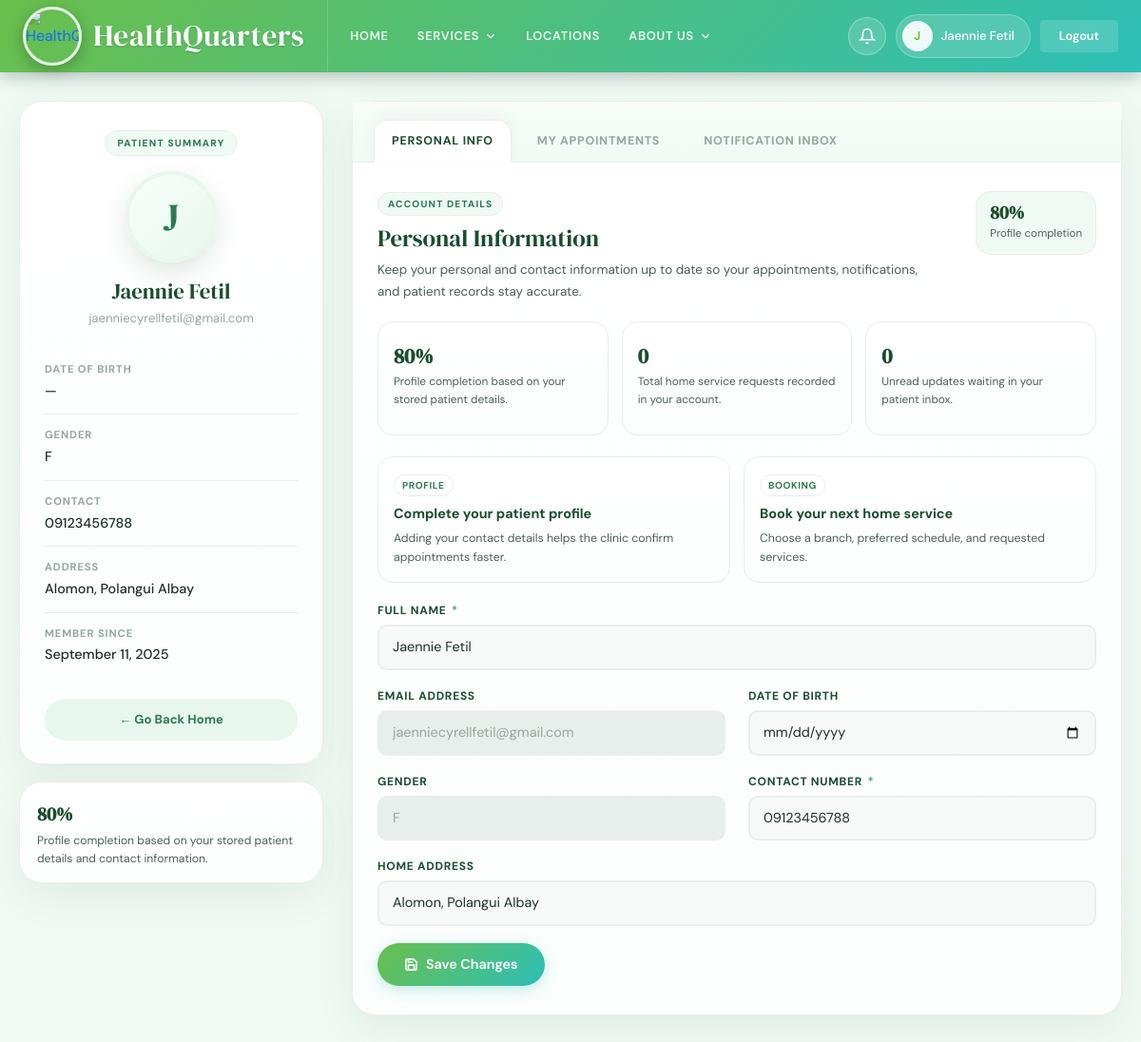
The app's page /profile.php (signed in) with its own data.
### tables this page shows
CREATE TABLE `users` (
  `user_id` int(11) NOT NULL,
  `fullname` varchar(100) NOT NULL,
  `email` varchar(100) NOT NULL,
  `password` varchar(255) NOT NULL,
  `address` text NOT NULL,
  `sex` char(1) NOT NULL,
  `contact_number` varchar(11) NOT NULL,
  `created_at` timestamp NOT NULL DEFAULT current_timestamp(),
  `role` enum('patient') NOT NULL DEFAULT 'patient',
  `age` int(11) DEFAULT NULL,
  `dob` date DEFAULT NULL
);

### profile.php (the view, shortened to what the rows shown need)
<?php
require __DIR__ . '/includes/profile/bootstrap.php';
?>
<!DOCTYPE html>
<html lang="en">
<head>
  <link href="https://cdn.jsdelivr.net/npm/bootstrap@5.3.2/dist/css/bootstrap.min.css" rel="stylesheet">
</head>
<body>
<nav class="topbar">
  <div class="topbar-inner">
    <div class="topbar-right">
      <a href="profile.php" class="patient-chip">
        <div class="patient-avatar"><?= htmlspecialchars($initials) ?></div>
        <span class="patient-name"><?= htmlspecialchars($user['fullname'] ?? 'Patient') ?></span>
      </a>
    </div>
  </div>
</nav>
<div class="page-wrap">
  <div class="page-side">
    <div class="card">
      <div class="profile-shell">
        <div class="profile-kicker">Patient Summary</div>
        <div class="avatar-circle"><?= htmlspecialchars($initials) ?></div>
        <div class="profile-name"><?= htmlspecialchars($user['fullname'] ?? '—') ?></div>
        <div class="profile-email"><?= htmlspecialchars($user['email'] ?? '—') ?></div>
        <div class="info-grid">
          <div class="info-row"><span class="lbl">Date of Birth</span><span class="val"><?= isset($user['dob']) && $user['dob'] ? date('F j, Y', strtotime($user['dob'])) : '—' ?></span></div>
          <div class="info-row"><span class="lbl">Gender</span><span class="val"><?= htmlspecialchars($user['sex'] ?? '—') ?></span></div>
          <div class="info-row"><span class="lbl">Contact</span><span class="val"><?= htmlspecialchars($user['contact_number'] ?? '—') ?></span></div>
          <div class="info-row"><span class="lbl">Address</span><span class="val"><?= htmlspecialchars($user['address'] ?? '—') ?></span></div>
          <div class="info-row"><span class="lbl">Member Since</span><span class="val"><?= isset($user['created_at']) ? date('F j, Y', strtotime($user['created_at'])) : '—' ?></span></div>
        </div>
        <a href="homepage.php" class="back-home-link">
          ← Go Back Home
        </a>
      </div>
    </div>
  </div>
  <div class="card" style="overflow:visible;">
    <div class="tab-panel active" id="tab-info">
      <form method="POST">
        <div class="form-grid">
          <div class="field full"><label>Full Name <span class="req">*</span></label><input type="text" name="fullname" value="<?= htmlspecialchars($user['fullname'] ?? '') ?>" required></div>
          <div class="field"><label>Email Address</label><input type="email" value="<?= htmlspecialchars($user['email'] ?? '') ?>" readonly></div>
          <div class="field"><label>Gender</label><input type="text" value="<?= htmlspecialchars($user['sex'] ?? '') ?>" readonly></div>
          <div class="field"><label>Contact Number <span class="req">*</span></label><input type="text" name="contact_number" value="<?= htmlspecialchars($user['contact_number'] ?? '') ?>" required></div>
          <div class="field full"><label>Home Address</label><input type="text" name="address" value="<?= htmlspecialchars($user['address'] ?? '') ?>" placeholder="e.g. 123 Rizal St, Quezon City"></div>
        </div>
      </form>
    </div>
  </div>
</div>
</body>
</html>

### records on screen
users: fullname "J", fullname "Jaennie Fetil", email "jaenniecyrellfetil@gmail.com", sex "F", contact_number "09123456788", address "Alomon, Polangui Albay", created_at "September 11, 2025"

### other values on screen
hq_profile_completion_score($user) "80"
count($appointments) "0"
$unreadCount "0"
$step['badge'] "PROFILE"
$step['title'] "Complete your patient profile"
$step['detail'] "Adding your contact details helps the clinic confirm appointments faster."
$step['badge'] "BOOKING"
$step['title'] "Book your next home service"
$step['detail'] "Choose a branch, preferred schedule, and requested services."
